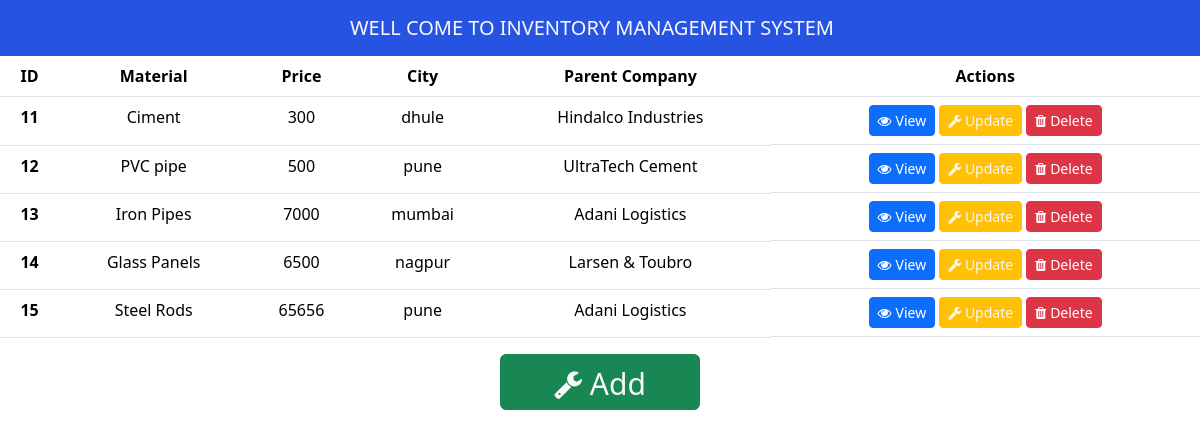
The page / on the database its author committed.
### inventory_app/models.py (models this page shows, shortened)
class Inventory(models.Model):
    material = models.CharField(max_length=50)
    price = models.PositiveIntegerField()
    city = models.CharField(max_length=50)
    parent_company = models.CharField(max_length=50,choices=CHOICES)

### inventory_app/views.py (the view)
# urls.py: path('',views.All_Material, name='Material'),
def All_Material(request):
    inventory = Inventory.objects.all()
    return render(request,'All_Material.html',{"Inventory":inventory})

### inventory_app/templates/All_Material.html (shortened to what this page needs)
<!DOCTYPE html>
<html lang="en">
<head>
    <link href="https://cdn.jsdelivr.net/npm/bootstrap@5.3.3/dist/css/bootstrap.min.css" rel="stylesheet"
>
    <link rel="stylesheet" href="./font-awesome-4.7.0/css/font-awesome.css">
</head>
<body>
    <nav class="navbar">
        <div class="container-fluid d-flex justify-content-center">
            <a href="#" class="navbar-brand text-light ">WELL COME TO INVENTORY MANAGEMENT SYSTEM</a>
        </div>
    </nav>
    <table class="table table-hover">
        <thead>
            <tr>
                <th scope="col" class="text-center">ID</th>
                <th scope="col" class="text-center">Material</th>
                <th scope="col" class="text-center">Price</th>
                <th scope="col" class="text-center">City</th>
                <th scope="col" class="text-center">Parent Company</th>
                <th scope="col" class="text-center">Actions</th>
            </tr>
        </thead>
        <tbody>
            {% for item in Inventory %}
            <tr>
                <th scope="row" class="text-center">{{ item.id }}</th>
                <td class="text-center">{{ item.material }}</td>
                <td class="text-center">{{ item.price }}</td>
                <td class="text-center">{{ item.city }}</td>
                <td class="text-center">{{ item.parent_company }}</td>
                <td class="d-flex justify-content-center align-items-center">
                    <button class="btn btn-primary btn-sm" data-bs-toggle="modal"
                        data-bs-target="#viewModal{{ item.id }}"><i class="fa fa-eye me-1"></i>View</button>
                    <a href="{% url 'update' item.id %}" class="btn btn-warning text-light ms-1 btn-sm"><i
                            class="fa fa-wrench"></i> Update</a>
                    <button class="btn btn-danger btn-sm ms-1" data-bs-toggle="modal"
                        data-bs-target="#deleteModal{{ item.id }}">
                        <i class="fa fa-trash me-1"></i>Delete
                    </button>
                </td>
            </tr>
            {% endfor %}
        </tbody>
    </table>
    <center>
    <a href="{% url 'add' %}" id="add" class="btn btn-success text-light text-center pb-5 "><i
        class="fa fa-wrench"></i> Add</a></center>
</body>
</html>

### inventory_app/templates/All_Material.html (style rules this page uses)
nav { background-color: rgb(39, 83, 226); }
#add { height: 50px; width: 200px; font-size: 30px; }

### rows shown on the page
Inventory: id "11", material "Ciment", price "300", city "dhule", parent_company "Hindalco Industries"
Inventory: id "12", material "PVC pipe", price "500", city "pune", parent_company "UltraTech Cement"
Inventory: id "13", material "Iron Pipes", price "7000", city "mumbai", parent_company "Adani Logistics"
Inventory: id "14", material "Glass Panels", price "6500", city "nagpur", parent_company "Larsen & Toubro"
Inventory: id "15", material "Steel Rods", price "65656", city "pune", parent_company "Adani Logistics"
